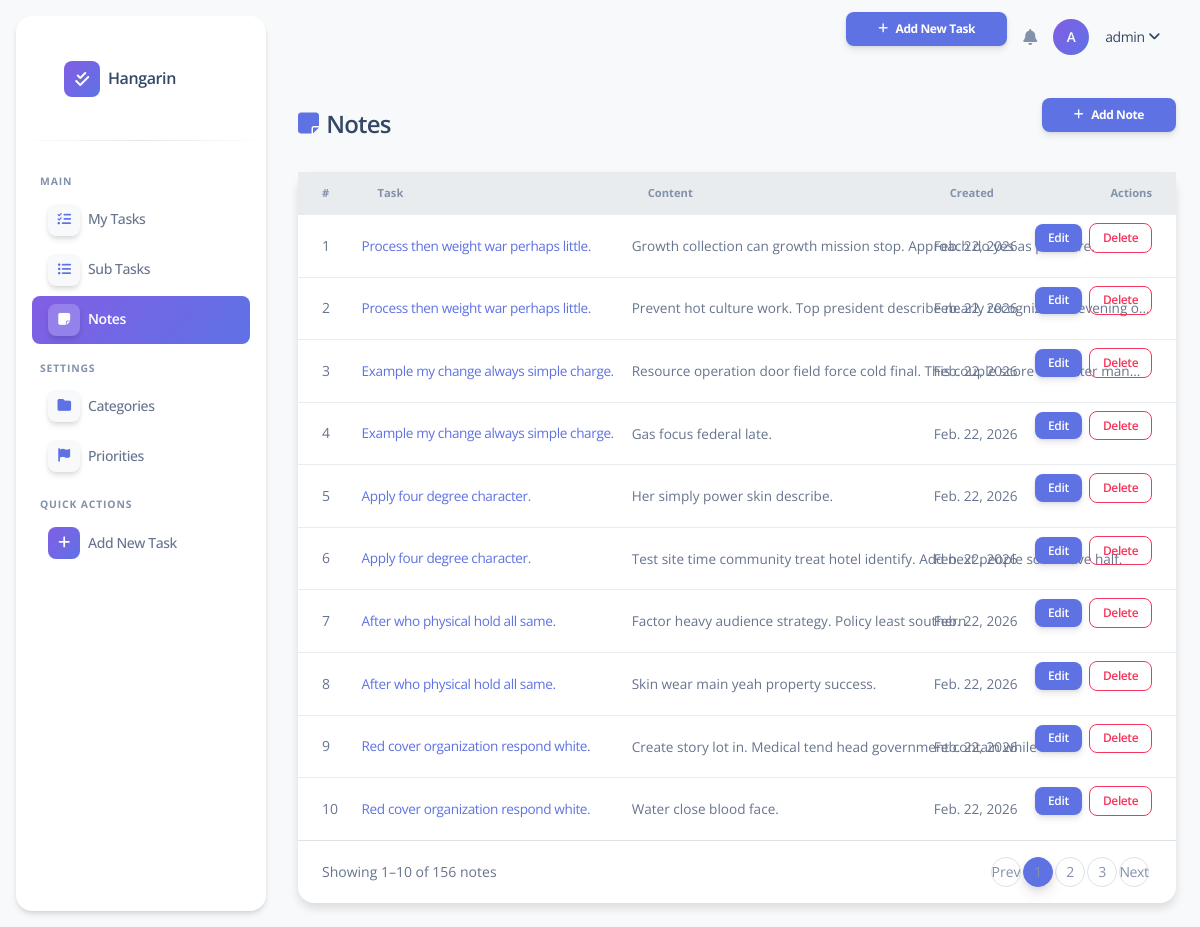
Screenshot of /notes/ (signed in) with the database file from the repository.
### taskmanager/models.py (models this page shows, shortened)
class BaseModel(models.Model):
    created_at = models.DateTimeField(auto_now_add=True)
    updated_at = models.DateTimeField(auto_now=True)
    class Meta:
        abstract = True

class Note(BaseModel):
    task = models.ForeignKey(Task, on_delete=models.CASCADE)
    content = models.TextField()

class Task(BaseModel):
    STATUS_CHOICES = [
        ("Pending", "Pending"),
        ("In Progress", "In Progress"),
        ("Completed", "Completed"),
    ]
    title = models.CharField(max_length=255)
    description = models.TextField()
    status = models.CharField(
        max_length=50,
        choices=STATUS_CHOICES,
        default="Pending"
    )
    deadline = models.DateTimeField()
    priority = models.ForeignKey(Priority, on_delete=models.CASCADE)
    category = models.ForeignKey(Category, on_delete=models.CASCADE)

### taskmanager/views.py (the view)
# urls.py: path('notes/', views.NoteListView.as_view(), name='note-list'),
class NoteListView(LoginRequiredMixin, ListView):
    model = Note
    template_name = 'note_list.html'
    context_object_name = 'object_list'
    paginate_by = 10
    ordering = ['-created_at']

### templates/note_list.html (shortened to what this page needs)
{% extends 'base.html' %}
{% load static %}
{% block nav_notes %}active{% endblock %}
{% block content %}
<div class="d-flex justify-content-between align-items-center mb-4">
  <h4 class="mb-0 fw-bold d-flex align-items-center gap-2">
    <i class="fas fa-note-sticky text-primary"></i> Notes
  </h4>
  <a href="{% url 'note-add' %}" class="btn btn-primary btn-sm d-flex align-items-center gap-2" style="border-radius:0.5rem;">
    <i class="fas fa-plus"></i> Add Note
  </a>
</div>
<div class="card shadow-sm">
  <div class="card-body p-0">
    <div class="table-responsive">
      <table class="table table-hover align-middle mb-0">
        <thead class="bg-light">
          <tr>
            <th class="ps-4">#</th>
            <th>Task</th>
            <th>Content</th>
            <th>Created</th>
            <th class="text-end pe-4">Actions</th>
          </tr>
        </thead>
        <tbody>
          {% for note in object_list %}
          <tr>
            <td class="ps-4 text-muted">{{ forloop.counter }}</td>
            <td>
              <a href="{% url 'task-detail' note.task.pk %}" class="text-primary text-decoration-none" style="font-size:0.85rem;">
                {{ note.task.title }}
              </a>
            </td>
            <td class="text-muted" style="font-size:0.85rem;max-width:300px;">
              {{ note.content|truncatechars:80 }}
            </td>
            <td class="text-muted" style="font-size:0.85rem;">{{ note.created_at|date:"M. j, Y" }}</td>
            <td class="text-end pe-4">
              <a href="{% url 'note-edit' note.pk %}" class="btn btn-primary btn-action me-1">Edit</a>
              <a href="{% url 'note-delete' note.pk %}" class="btn btn-outline-danger btn-action">Delete</a>
            </td>
          </tr>
          {% endfor %}
        </tbody>
      </table>
    </div>
    {% if is_paginated %}
    <div class="d-flex justify-content-between align-items-center px-4 py-3 border-top">
      <small class="text-muted">Showing {{ page_obj.start_index }}–{{ page_obj.end_index }} of {{ paginator.count }} notes</small>
      <nav>
        <ul class="pagination pagination-sm mb-0">
          {% if page_obj.has_previous %}
          <li class="page-item"><a class="page-link" href="?page={{ page_obj.previous_page_number }}">Prev</a></li>
          {% else %}
          <li class="page-item disabled"><span class="page-link">Prev</span></li>
          {% endif %}
          {% for num in paginator.page_range %}
            {% if page_obj.number == num %}
            <li class="page-item active"><span class="page-link">{{ num }}</span></li>
            {% elif num > page_obj.number|add:'-3' and num < page_obj.number|add:'3' %}
            <li class="page-item"><a class="page-link" href="?page={{ num }}">{{ num }}</a></li>
            {% endif %}
          {% endfor %}
          {% if page_obj.has_next %}
          <li class="page-item"><a class="page-link" href="?page={{ page_obj.next_page_number }}">Next</a></li>
          {% else %}
          <li class="page-item disabled"><span class="page-link">Next</span></li>
          {% endif %}
        </ul>
      </nav>
    </div>
    {% endif %}
  </div>
</div>
{% endblock %}

### templates/base.html (shortened to what this page needs)
{% load static %}
<!DOCTYPE html>
<html lang="en">
<head>
  <link rel="stylesheet" href="https://cdnjs.cloudflare.com/ajax/libs/font-awesome/6.5.0/css/all.min.css">
  <link rel="stylesheet" href="{% static 'css/argon-dashboard.min.css' %}">
</head>
<body class="g-sidenav-show bg-gray-100">
<aside class="sidenav navbar navbar-vertical navbar-expand-xs border-0 border-radius-xl my-3 fixed-start ms-3 bg-white shadow" id="sidenav-main">
  <div class="sidenav-header d-flex align-items-center px-3 py-4">
    <a class="navbar-brand d-flex align-items-center" href="{% url 'home' %}">
      <div class="d-flex align-items-center justify-content-center me-2" style="width:36px;height:36px;background:linear-gradient(310deg,#5e72e4,#825ee4);border-radius:0.5rem;">
        <i class="fas fa-check-double text-white" style="font-size:1rem;"></i>
      </div>
      <span class="font-weight-bold text-dark" style="font-size:1rem;">Hangarin</span>
    </a>
  </div>
  <hr class="horizontal dark mt-0">
  <div class="collapse navbar-collapse w-auto" id="sidenav-collapse-main">
    <ul class="navbar-nav ps-2 pe-2">
      <li class="sidebar-section-label">Main</li>
      <li class="nav-item">
        <a class="nav-link d-flex align-items-center {% block nav_tasks %}{% endblock %}" href="{% url 'task-list' %}">
          <div class="d-flex align-items-center justify-content-center me-2 shadow"
               style="width:32px;height:32px;min-width:32px;background:#f8f9fa;border-radius:0.5rem;">
            <i class="fas fa-list-check text-primary" style="font-size:0.85rem;"></i>
          </div>
          <span class="nav-link-text">My Tasks</span>
        </a>
      </li>
      <li class="nav-item">
        <a class="nav-link d-flex align-items-center {% block nav_subtasks %}{% endblock %}" href="{% url 'subtask-list' %}">
          <div class="d-flex align-items-center justify-content-center me-2 border-radius-md shadow"
               style="width:32px;height:32px;min-width:32px;background:#f8f9fa;border-radius:0.5rem;">
            <i class="fas fa-list-ul text-primary" style="font-size:0.85rem;"></i>
          </div>
          <span class="nav-link-text">Sub Tasks</span>
        </a>
      </li>
      <li class="nav-item">
        <a class="nav-link d-flex align-items-center {% block nav_notes %}{% endblock %}" href="{% url 'note-list' %}">
          <div class="d-flex align-items-center justify-content-center me-2 border-radius-md shadow"
               style="width:32px;height:32px;min-width:32px;background:#f8f9fa;border-radius:0.5rem;">
            <i class="fas fa-note-sticky text-primary" style="font-size:0.85rem;"></i>
          </div>
          <span class="nav-link-text">Notes</span>
        </a>
      </li>
      <li class="sidebar-section-label">Settings</li>
      <li class="nav-item">
        <a class="nav-link d-flex align-items-center {% block nav_categories %}{% endblock %}" href="{% url 'category-list' %}">
          <div class="d-flex align-items-center justify-content-center me-2 border-radius-md shadow"
               style="width:32px;height:32px;min-width:32px;background:#f8f9fa;border-radius:0.5rem;">
            <i class="fas fa-folder text-primary" style="font-size:0.85rem;"></i>
          </div>
          <span class="nav-link-text">Categories</span>
        </a>
      </li>
      <li class="nav-item">
        <a class="nav-link d-flex align-items-center {% block nav_priorities %}{% endblock %}" href="{% url 'priority-list' %}">
          <div class="d-flex align-items-center justify-content-center me-2 border-radius-md shadow"
               style="width:32px;height:32px;min-width:32px;background:#f8f9fa;border-radius:0.5rem;">
            <i class="fas fa-flag text-primary" style="font-size:0.85rem;"></i>
          </div>
          <span class="nav-link-text">Priorities</span>
        </a>
      </li>
      <li class="sidebar-section-label">Quick Actions</li>
      <li class="nav-item mb-3">
        <a class="nav-link d-flex align-items-center" href="{% url 'task-add' %}">
          <div class="d-flex align-items-center justify-content-center me-2"
               style="width:32px;height:32px;min-width:32px;background:linear-gradient(310deg,#5e72e4,#825ee4);border-radius:0.5rem;">
            <i class="fas fa-plus text-white" style="font-size:0.85rem;"></i>
          </div>
          <span class="nav-link-text fw-semibold">Add New Task</span>
        </a>
      </li>
    </ul>
  </div>
</aside>
<main class="main-content position-relative max-height-vh-100 h-100 border-radius-lg">
  <nav class="navbar navbar-main navbar-expand-lg px-0 mx-4 shadow-none border-radius-xl" id="navbarBlur">
    <div class="container-fluid py-1 px-3 d-flex justify-content-between align-items-center">
      <div class="d-flex align-items-center gap-3">
        <a href="{% url 'task-add' %}" class="btn btn-primary btn-sm d-flex align-items-center gap-2" style="border-radius:0.5rem;">
          <i class="fas fa-plus"></i> Add New Task
        </a>
        <i class="fas fa-bell text-secondary fs-6"></i>
        <div class="d-flex align-items-center justify-content-center rounded-circle text-white fw-bold"
             style="width:36px;height:36px;background:linear-gradient(310deg,#5e72e4,#825ee4);font-size:0.85rem;">
          {{ request.user.username|first|upper }}
        </div>
        <div class="dropdown">
          <a href="#" class="d-flex align-items-center text-dark text-decoration-none dropdown-toggle" data-bs-toggle="dropdown">
            <span class="fw-semibold" style="font-size:0.875rem;">{{ request.user.username }}</span>
          </a>
        </div>
      </div>
    </div>
  </nav>
  <div class="container-fluid py-4 px-4">
    {% block content %}{% endblock %}
  </div>
</main>
</body>
</html>

### templates/base.html (style rules this page uses)
.nav-link-text { font-size: 0.875rem; }
.sidenav .nav-item .nav-link { padding: 0.675rem 1rem; }
.sidebar-section-label { font-size: 0.65rem; font-weight: 700; letter-spacing: 0.08em; text-transform: uppercase; color: #8392ab; padding: 0.5rem 1rem 0.25rem; margin-top: 0.5rem; }
.nav-link.active { background: linear-gradient(310deg,#5e72e4,#825ee4) !important; border-radius: 0.5rem; }
.nav-link.active .nav-link-text, .nav-link.active i { color: #fff !important; }
.table th { font-size: 0.7rem; font-weight: 700; letter-spacing: 0.05em; text-transform: uppercase; color: #8392ab; border-top: none; }
.table td { font-size: 0.875rem; vertical-align: middle; }
.btn-action { font-size: 0.75rem; padding: 0.3rem 0.8rem; border-radius: 0.5rem; font-weight: 600; }
.nav-link.active div { background: rgba(255,255,255,0.2) !important; }
.nav-link.active i { color: #fff !important; }
#sidenav-main { overflow-y: visible !important; height: auto !important; }
#sidenav-collapse-main { overflow: visible !important; }

### rows the page displays
Note: task "Process then weight war perhaps little.", content "Growth collection can growth mission stop. Approach do yes as pressure.", created_at "Feb. 22, 2026"
Note: task "Process then weight war perhaps little.", content "Prevent hot culture work. Top president describe nearly recognize nor evening o…", created_at "Feb. 22, 2026"
Note: task "Example my change always simple charge.", content "Resource operation door field force cold final. This couple score character man…", created_at "Feb. 22, 2026"
Note: task "Example my change always simple charge.", content "Gas focus federal late.", created_at "Feb. 22, 2026"
Note: task "Apply four degree character.", content "Her simply power skin describe.", created_at "Feb. 22, 2026"
Note: task "Apply four degree character.", content "Test site time community treat hotel identify. Add next people soon have half.", created_at "Feb. 22, 2026"
Note: task "After who physical hold all same.", content "Factor heavy audience strategy. Policy least southern.", created_at "Feb. 22, 2026"
Note: task "After who physical hold all same.", content "Skin wear main yeah property success.", created_at "Feb. 22, 2026"
Note: task "Red cover organization respond white.", content "Create story lot in. Medical tend head government contain while best.", created_at "Feb. 22, 2026"
Note: task "Red cover organization respond white.", content "Water close blood face.", created_at "Feb. 22, 2026"

### other values shown
{{ request.user.username|first|upper }} "A"
{{ request.user.username }} "admin"
{{ page_obj.start_index }} "1"
{{ page_obj.end_index }} "10"
{{ paginator.count }} "156"
{{ num }} "1"
{{ num }} "2" "3"
